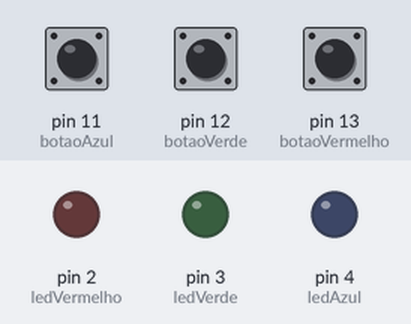
Recording of a sketch running on a simulated Arduino Uno, built with avr-gcc and run on an emulated ATmega328P. On the bench: output pins drawn as LEDs (lit = HIGH). The test bench sets the inputs (shaded band); at power-on: pin 11 (botaoAzul) LOW, pin 12 (botaoVerde) LOW, pin 13 (botaoVermelho) LOW.

Above: at 1.2 s.
1.3 s: pin 11 (botaoAzul) pulled HIGH for 0.15 s
At 1.37 s:
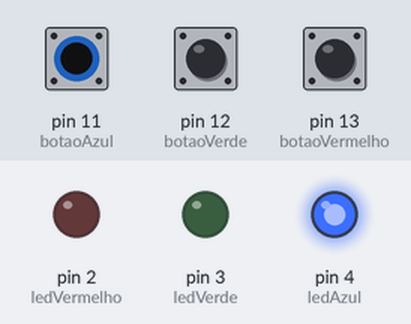
2.9 s: pin 12 (botaoVerde) pulled HIGH for 0.15 s
At 2.97 s:
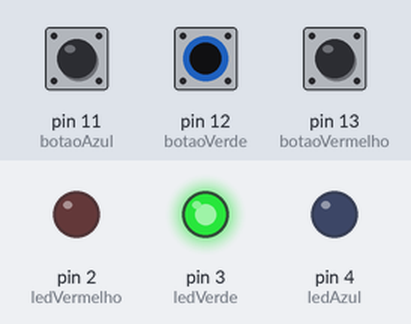
4.5 s: pin 13 (botaoVermelho) pulled HIGH for 0.15 s
At 4.57 s:
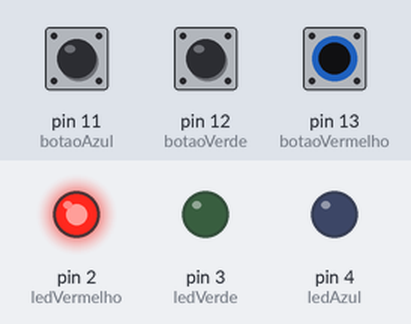
6.1 s: pin 13 (botaoVermelho) pulled HIGH for 3.2 s
At 9.6 s:
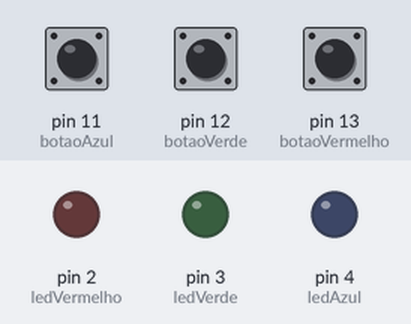
10.8 s: pin 11 (botaoAzul) pulled HIGH for 3.2 s
At 11.9 s:
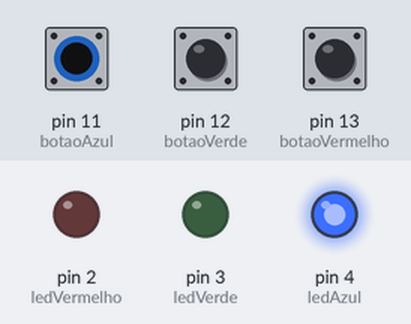
15.5 s: pin 11 (botaoAzul) driven HIGH and pin 12 (botaoVerde) driven HIGH
At 16.7 s:
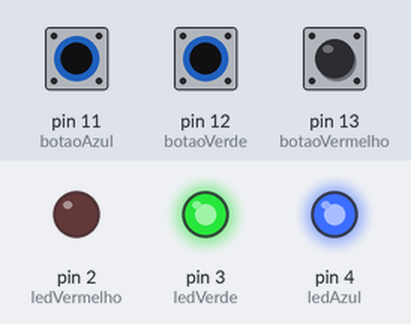
Timing chart, 0 to 18.0 s (numbered marks = the images above; inputs shaded):
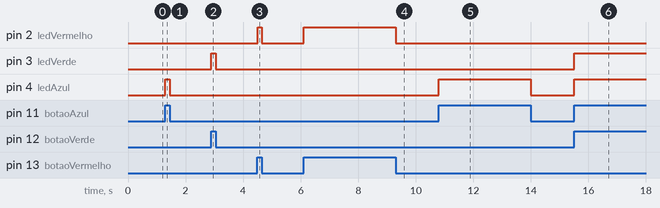

The sketch:

Project04.ino
```cpp
const int ledAzul = 4;
const int ledVerde = 3;
const int ledVermelho = 2;
const int botaoAzul = 11;
const int botaoVerde = 12;
const int botaoVermelho = 13;
int estadobotaoAzul;
int estadobotaoVerde;
int estadobotaoVermelho;

void setup() {
  pinMode(ledAzul, OUTPUT);
  pinMode(ledVerde, OUTPUT);
  pinMode(ledVermelho, OUTPUT);
  pinMode(botaoAzul, INPUT);
  pinMode(botaoVerde, INPUT);
  pinMode(botaoVermelho, INPUT);
}

void loop() {
  estadobotaoAzul = digitalRead(botaoAzul);
  estadobotaoVerde = digitalRead(botaoVerde);
  estadobotaoVermelho = digitalRead(botaoVermelho);

  if (estadobotaoAzul == HIGH) {
    digitalWrite(ledAzul, HIGH);
  } else {
    digitalWrite(ledAzul, LOW);
  }
  if (estadobotaoVerde == HIGH) {
    digitalWrite(ledVerde, HIGH);
  } else {
    digitalWrite(ledVerde, LOW);
  }
  if (estadobotaoVermelho == HIGH) {
    digitalWrite(ledVermelho, HIGH);
  } else {
    digitalWrite(ledVermelho, LOW);
  }
}
```

Measured:
- after the input at 1.3 s, pin 4 (ledAzul): LOW → HIGH at once, → LOW 0.15 s later
- after the input at 2.9 s, pin 3 (ledVerde): LOW → HIGH at once, → LOW 0.15 s later
- after the input at 4.5 s, pin 2 (ledVermelho): LOW → HIGH at once, → LOW 0.15 s later
- after the input at 6.1 s, pin 2 (ledVermelho): LOW → HIGH at once, → LOW 3.2 s later
- after the input at 10.8 s, pin 4 (ledAzul): LOW → HIGH at once, → LOW 3.2 s later
- after the input at 15.5 s, pin 3 (ledVerde), pin 4 (ledAzul): LOW → HIGH at once
